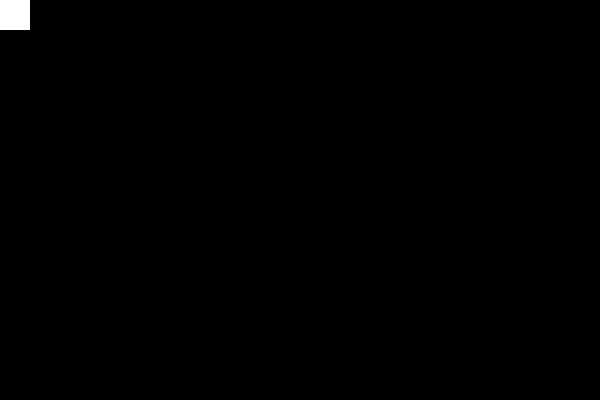
Frame 1 (no input)
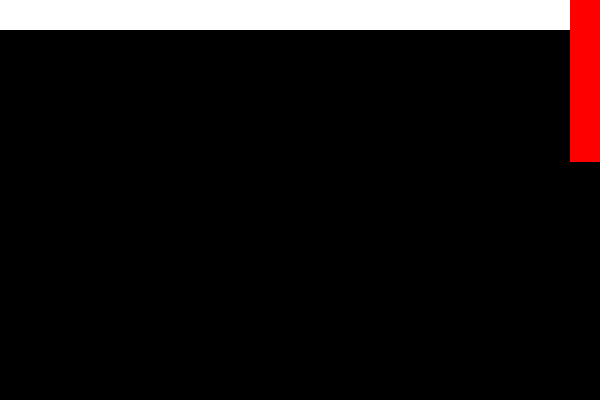
Frame 60 (the mouse pressed at the canvas centre just before this capture)
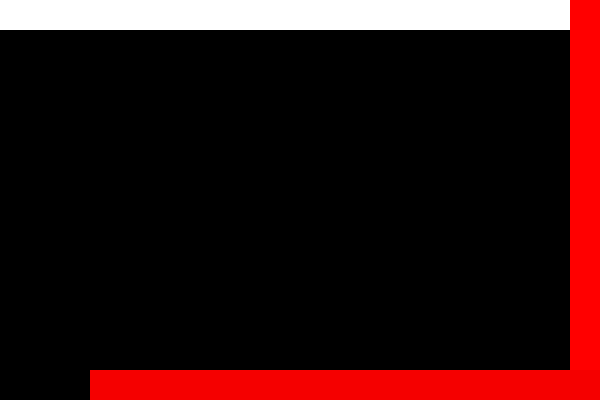
Frame 120 (the mouse held since frame 60 and released just before this capture)

The Processing sketch that drew these frames (run headless with seeded random() and noise(); from frame 60 on, the mouse is pressed at the canvas centre):

// Processing sketch: processing_130943
// ── processing_130943.pde

 int x=0;
int y=0;
int speed=12;
int state=0;
void setup(){
  size(600,400);
  background(0);
}
void draw(){
//background(0);
  noStroke();
  rect(x,y,30,30);
  if(state==0){
    x=x+speed;
    fill(255);
    if(x>width-30){
      x=width-30;
      state=1;
      fill(random(255,245),0,0);
  
    }
  }else if(state==1){
    y=y+speed;
    if(y>height-30){
      y=height-30;
      state=2;
      fill(random(245,235),0,0);
      
    }
  }else if(state==2){
    x=x-speed;
    if(x<0){
      x=0;
      state=3;
      fill(random(235,225),0,0);
    }
  }else if(state==3){
    y=y-speed;
    if(y<30){
      y=30;
      state=4;
      fill(random(225,215),0,0);
      }
  }else if(state==4){
    x=x+speed;
 
    if(x>width-60){
      x=width-60;
      state=5;
      fill(random(215,205),0,0);
    }
  }else if(state==5){
    y=y+speed;
    if(y>height-60){
      y=height-60;
      state=6;
      fill(random(205,195),0,0);
       }
  } else if(state==6){
    x=x-speed;
    if(x<30){
      x=30;
      state=7;
      fill(random(195,185),0,0);
    }
  }else if(state==7){
    y=y-speed;
    if(y<60){
      y=60;
      state=8;
      fill(random(185,175),0,0);
    }
  }else if(state==8){
    x=x+speed;
    if(x>width-90){
      x=width-90;
      state=9;
      fill(random(175,165),0,0);
    }
  }else if(state==9){
    y=y+speed;
    if(y>height-90){
    y=height-90;
    state=10;
    fill(random(165,155),0,0);
     }
}else if (state==10){
  x=x-speed;
  if(x<60){
    x=60;
    state=11;
    fill(random(155,145),0,0);
  }
}else if(state==11){
  y=y-speed;
  if(y<90){
    y=90;
    state=12;
    fill(random(145,135),0,0);
  }
}else if(state==12){
  x=x+speed;
  if(x>width-120){
    x=width-120;
    state=13;
    fill(random(135,125),0,0);
  }
}else if(state==13){
  y=y+speed;
  if(y>height-120){
    y=height-120;
    state=14;
    fill(random(125,115),0,0);
  }
}else if(state==14){
  x=x-speed;
  if(x<90){
    x=90;
    state=15;
    fill(random(115,105),0,0);
}
}else if(state==15){
  y=y-speed;
  if(y<120){
    y=120;
    state=16;
    fill(random(105,95),0,0);
}
}else if(state==16){
  x=x+speed;
  if(x>width-150){
    x=width-150;
    state=17;
    fill(random(95,85),0,0);
  }
}else if(state==17){
  y=y+speed;
  if(y>height-150){
    y=height-150;
    state=18;
    fill(random(85,75),0,0);
  }
}else if(state==18){
  x=x-speed;
  if(x<120){
    x=120;
    state=19;
    fill(random(75,65),0,0);
  }
}else if(state==19){
  y=y-speed;
  if(y<150){
    y=150;
    state=20;
    fill(random(65,55),0,0);
  }
}else if(state==20){
  x=x+speed;
  if(x>width-180){
    x=width-180;
    state=21;
    fill(random(55,45),0,0);
  }
}else if(state==21){
  y=y+speed;
  if(y>height-180){
    y=height-180;
    state=22;
    fill(random(45,35),0,0);
  }
}else if(state==22){
  x=x-speed;
  if(x<150){
    x=150;
    state=23;
    fill(random(45,35),0,0);
  }
}else if(state==23){
  y=y-speed;
  if(y<180){
    y=180;
    state=24;
    fill(random(45,35),0,0);
  }
}else if(state==24){
  x=x+speed;
  if(x>width-210){
    x=width-210;
    state=25;
    fill(random(45,35),0,0);
  }
}else if(state==25){
  y=y+speed;
  if(y>height-210){
  y=height-210;
  state=26;
  fill(random(45,35),0,0);
  }
}else if(state==26){
  x=x-speed;
  if(x<180){
    x=180;
    state=27;
    fill(random(45,35),0,0);
  }
}else if(state==27){
  background(0);
 x=0;
 y=0;
 state=0;
}
}
